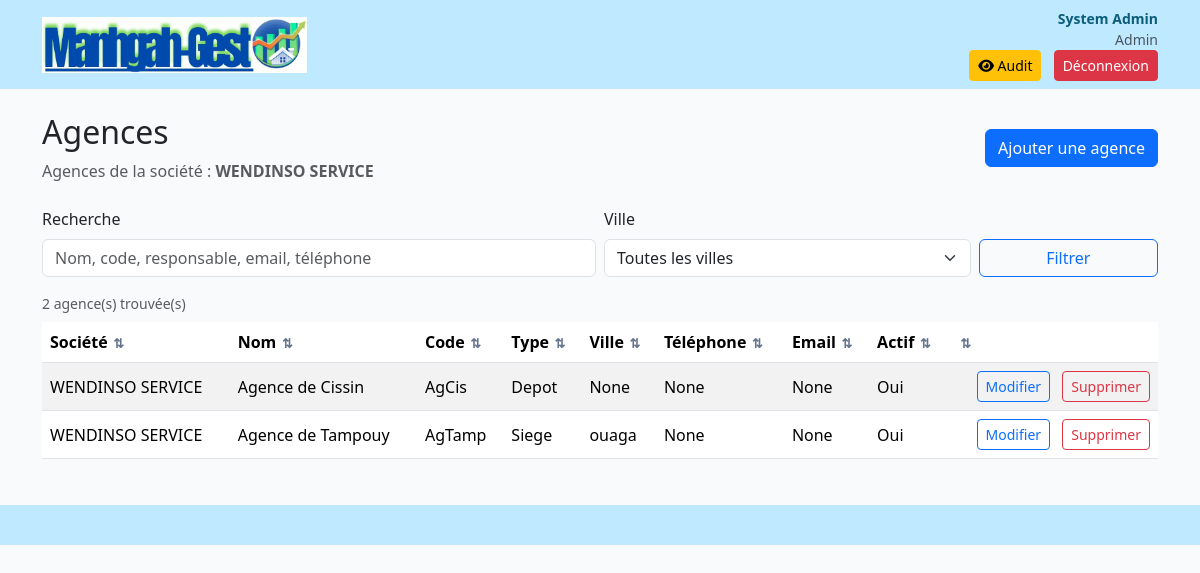
/agences/?societe=1 (signed in), run on the app's committed database.
### core/models.py (models this page shows, shortened)
class UtilisateurProfile(models.Model):
    user = models.OneToOneField('auth.User', on_delete=models.CASCADE, verbose_name='Compte auth')
    societe = models.ForeignKey(Societe, on_delete=models.PROTECT, verbose_name='Société')
    agence = models.ForeignKey(Agence, on_delete=models.SET_NULL, blank=True, null=True, verbose_name='Agence')
    role = models.ForeignKey(Role, on_delete=models.PROTECT, verbose_name='Rôle')
    nom = models.CharField(max_length=100, verbose_name='Nom')
    prenom = models.CharField(max_length=100, verbose_name='Prénom')
    email = models.EmailField(max_length=100, unique=True, verbose_name='Email')
    telephone = models.CharField(max_length=20, blank=True, null=True, verbose_name='Téléphone')
    photo = models.CharField(max_length=255, blank=True, null=True, verbose_name='Photo')
    actif = models.BooleanField(default=True, verbose_name='Actif')
    derniere_connexion = models.DateTimeField(blank=True, null=True, verbose_name='Dernière Connexion')
    date_creation = models.DateTimeField(auto_now_add=True, verbose_name='Date Création')
    date_modification = models.DateTimeField(auto_now=True, verbose_name='Date Modification')
    class Meta:
        verbose_name = 'Utilisateur'
        verbose_name_plural = 'Utilisateurs'
        ordering = ['nom', 'prenom']
        indexes = [
            models.Index(fields=['societe', 'agence', 'actif']),
        ]

class Role(models.Model):
    DIRECTION_CHOICES = [
        ('Direction Commerciale', 'Direction Commerciale'),
        ('Direction des Achats', 'Direction des Achats'),
        ('Direction des Ressources Humaines', 'Direction des Ressources Humaines'),
        ('Direction de la Production', 'Direction de la Production'),
        ('Direction Logistique & Stock', 'Direction Logistique & Stock'),
        ('Direction Informatique', 'Direction Informatique'),
        ('Direction Juridique', 'Direction Juridique'),
        ('Direction des Projets', 'Direction des Projets'),
    ]
    nom = models.CharField(max_length=50, unique=True, verbose_name='Nom du rôle')
    direction = models.CharField(max_length=50, choices=DIRECTION_CHOICES, blank=True, null=True, verbose_name='Direction')
    description = models.TextField(blank=True, null=True, verbose_name='Description')
    niveau_acces = models.IntegerField(default=1, verbose_name='Niveau d’accès')
    actif = models.BooleanField(default=True, verbose_name='Actif')
    created_at = models.DateTimeField(auto_now_add=True, verbose_name='Créé le')
    class Meta:
        verbose_name = 'Rôle'
        verbose_name_plural = 'Rôles'
        ordering = ['direction', 'niveau_acces', 'nom']
    def __str__(self):
        return self.nom

class Societe(models.Model):
    code_societe = models.CharField(max_length=20, unique=True, verbose_name='Code Société', db_index=True)
    raison_sociale = models.CharField(max_length=200, verbose_name='Raison Sociale')
    forme_juridique = models.CharField(max_length=50, blank=True, null=True, verbose_name='Forme Juridique')
    numero_registre = models.CharField(max_length=50, blank=True, null=True, verbose_name='Numéro Registre')
    numero_fiscal = models.CharField(max_length=50, blank=True, null=True, verbose_name='Numéro Fiscal')
    adresse = models.TextField(blank=True, null=True, verbose_name='Adresse')
    ville = models.CharField(max_length=100, blank=True, null=True, verbose_name='Ville')
    code_postal = models.CharField(max_length=20, blank=True, null=True, verbose_name='Code Postal')
    pays = models.CharField(max_length=100, default='Burkina Faso', verbose_name='Pays')
    telephone = models.CharField(max_length=20, blank=True, null=True, verbose_name='Téléphone')
    email = models.EmailField(blank=True, null=True, verbose_name='Email')
    site_web = models.CharField(max_length=200, blank=True, null=True, verbose_name='Site Web')
    logo = models.CharField(max_length=255, blank=True, null=True, verbose_name='Logo')
    actif = models.BooleanField(default=True, verbose_name='Actif', db_index=True)
    date_creation = models.DateTimeField(auto_now_add=True, verbose_name='Date Création')
    date_modification = models.DateTimeField(auto_now=True, verbose_name='Date Modification')
    class Meta:
        verbose_name = 'Société'
        verbose_name_plural = 'Sociétés'
        ordering = ['raison_sociale']
        indexes = [
            models.Index(fields=['code_societe']),
            models.Index(fields=['actif']),
        ]

class Agence(models.Model):
    AGENCE_TYPES = [
        ('Siege', 'Siège'),
        ('Succursale', 'Succursale'),
        ('Depot', 'Dépôt'),
    ]
    societe = models.ForeignKey(Societe, on_delete=models.CASCADE, verbose_name='Société')
    code = models.CharField(max_length=20, unique=True, verbose_name='Code agence')
    nom = models.CharField(max_length=150, verbose_name='Nom agence')
    type_agence = models.CharField(max_length=20, choices=AGENCE_TYPES, default='Succursale', verbose_name='Type d’agence')
    adresse = models.TextField(blank=True, null=True, verbose_name='Adresse')
    ville = models.CharField(max_length=100, blank=True, null=True, verbose_name='Ville')
    code_postal = models.CharField(max_length=20, blank=True, null=True, verbose_name='Code postal')
    telephone = models.CharField(max_length=20, blank=True, null=True, verbose_name='Téléphone')
    email = models.EmailField(blank=True, null=True, verbose_name='Email')
    responsable = models.CharField(max_length=200, blank=True, null=True, verbose_name='Responsable')
    actif = models.BooleanField(default=True, verbose_name='Actif')
    date_ouverture = models.DateField(blank=True, null=True, verbose_name='Date d’ouverture')
    created_at = models.DateTimeField(auto_now_add=True, verbose_name='Créé le')
    updated_at = models.DateTimeField(auto_now=True, verbose_name='Modifié le')
    class Meta:
        verbose_name = 'Agence'
        verbose_name_plural = 'Agences'
        ordering = ['nom']

### core/views.py (the view, shortened to what this page needs)
# urls.py: path('agences/', views.agence_list, name='agence_list'),
@login_required
def agence_list(request):
    societes = _get_accessible_societes(request.user)
    selected_societe_id = _get_selected_societe_id(request, societes)
    q = request.GET.get('q', '').strip()
    ville = request.GET.get('ville', '').strip()
    agences = Agence.objects.select_related('societe').all()
    selected_societe = None
    if selected_societe_id:
        selected_societe = get_object_or_404(Societe, pk=selected_societe_id)
        agences = agences.filter(societe_id=selected_societe_id)
    else:
        agences = agences.none()
    if ville:
        agences = agences.filter(ville__iexact=ville)
    villes = Agence.objects.exclude(ville__isnull=True).exclude(ville__exact='')
    if selected_societe_id:
        villes = villes.filter(societe_id=selected_societe_id)
    else:
        villes = villes.none()
    villes = villes.order_by('ville').values_list('ville', flat=True).distinct()
    return render(
        request,
        'core/agence_list.html',
        {
            'agences': agences,
            'selected_societe': selected_societe,
            'q': q,
            'selected_ville': ville,
            'villes': villes,
        },
    )

### core/views.py (called while the page is built)
def _get_accessible_societes(user):
    if not user.is_authenticated:
        return Societe.objects.none()
    if user.is_superuser:
        return Societe.objects.filter(actif=True).order_by('raison_sociale')
    try:
        profile = user.utilisateurprofile
    except UtilisateurProfile.DoesNotExist:
        return Societe.objects.none()
    return Societe.objects.filter(pk=profile.societe_id, actif=True).order_by('raison_sociale')

def _get_selected_societe_id(request, accessible_societes):
    raw_societe = request.GET.get('societe')
    if raw_societe and accessible_societes.filter(pk=raw_societe).exists():
        return int(raw_societe)
    return accessible_societes.values_list('id', flat=True).first()

### templates/core/agence_list.html (shortened to what this page needs)
{% extends 'core/base.html' %}
{% block content %}
  <div class="d-flex justify-content-between align-items-center mb-4">
    <div>
      <h2>Agences</h2>
      {% if selected_societe %}
        <p class="text-muted mb-0">Agences de la société : <strong>{{ selected_societe.raison_sociale }}</strong></p>
      {% else %}
        <p class="text-muted mb-0">Liste des agences et points de vente</p>
      {% endif %}
    </div>
    <a href="{% url 'agence_create' %}{% if selected_societe %}?societe={{ selected_societe.pk }}{% endif %}" class="btn btn-primary">Ajouter une agence</a>
  </div>
  <form method="get" class="row g-2 align-items-end mb-3">
    <div class="col-md-6">
      <label for="q" class="form-label">Recherche</label>
      <input id="q" name="q" class="form-control" placeholder="Nom, code, responsable, email, téléphone" value="{{ q }}">
    </div>
    <div class="col-md-4">
      <label for="ville" class="form-label">Ville</label>
      <select id="ville" name="ville" class="form-select">
        <option value="">Toutes les villes</option>
      </select>
    </div>
    <div class="col-md-2 d-grid">
      <button type="submit" class="btn btn-outline-primary">Filtrer</button>
    </div>
  </form>
  <div class="mb-2 text-muted small">
    {{ agences|length }} agence(s) trouvée(s)
  </div>
  <div class="table-responsive">
    <table class="table table-striped table-hover align-middle">
      <thead>
        <tr>
          <th>Société</th>
          <th>Nom</th>
          <th>Code</th>
          <th>Type</th>
          <th>Ville</th>
          <th>Téléphone</th>
          <th>Email</th>
          <th>Actif</th>
          <th></th>
        </tr>
      </thead>
      <tbody>
        {% for agence in agences %}
          <tr>
            <td>{{ agence.societe.raison_sociale }}</td>
            <td>{{ agence.nom }}</td>
            <td>{{ agence.code }}</td>
            <td>{{ agence.type_agence }}</td>
            <td>{{ agence.ville }}</td>
            <td>{{ agence.telephone }}</td>
            <td>{{ agence.email }}</td>
            <td>{% if agence.actif %}Oui{% else %}Non{% endif %}</td>
            <td class="text-end">
              <a href="{% url 'agence_update' agence.pk %}" class="btn btn-sm btn-outline-primary me-2">Modifier</a>
              <a href="{% url 'agence_delete' agence.pk %}" class="btn btn-sm btn-outline-danger js-delete-link">Supprimer</a>
            </td>
          </tr>
        {% empty %}
          <tr>
            <td colspan="9" class="text-center">Aucune agence enregistrée.</td>
          </tr>
        {% endfor %}
      </tbody>
    </table>
  </div>
{% endblock %}

### templates/core/base.html (shortened to what this page needs)
{% load static %}
<!doctype html>
<html lang="fr">
  <head>
    <link href="https://cdn.jsdelivr.net/npm/bootstrap@5.3.2/dist/css/bootstrap.min.css" rel="stylesheet">
    <link href="https://cdnjs.cloudflare.com/ajax/libs/font-awesome/6.4.0/css/all.min.css" rel="stylesheet">
    <link rel="stylesheet" href="{% static 'css/style.css' %}">
  </head>
  <body {% if request.GET.standalone == '1' %}class="standalone-layout"{% endif %}>
    <div class="topbar bg-lightblue py-2">
      <div class="container d-flex align-items-center justify-content-between">
        <div class="d-flex align-items-center">
          <div class="logo me-3">
            <img src="{% static 'img/logo.png' %}" alt="Manhgah-Gest"
                 style="height:56px; width:auto; display:block;"
                 onerror="this.style.display='none'; this.nextElementSibling.style.display='inline'">
          </div>
        </div>
        <div class="text-end">
          {% if user.is_authenticated %}
            {% if user.utilisateurprofile.prenom %}
              <span class="small fw-bold d-block" style="color:#0b5d7a;">{{ user.utilisateurprofile.prenom }} {{ user.utilisateurprofile.nom }}</span>
              <span class="small text-muted d-block">{{ user.utilisateurprofile.role }}</span>
            {% else %}
              <span class="small fw-bold d-block" style="color:#0b5d7a;">{{ user.username }}</span>
            {% endif %}
            {% if user.is_superuser %}
              <a href="{% url 'activity_log' %}" class="btn btn-sm btn-warning me-2">
                <i class="fa-solid fa-eye"></i> Audit
              </a>
            {% endif %}
            <a href="{% url 'logout' %}" class="btn btn-sm btn-danger">Déconnexion</a>
          {% else %}
            <a href="{% url 'login' %}" class="btn btn-sm btn-primary">Connexion</a>
          {% endif %}
        </div>
      </div>
    </div>
    <main class="{% if request.GET.standalone == '1' %}container-fluid px-3 px-md-4 py-4{% else %}container my-4{% endif %}">
      {% block content %}{% endblock %}
    </main>
    {% if request.GET.standalone != '1' %}
    <footer class="footerbar bg-lightblue">
      <div class="container">&nbsp;</div>
    </footer>
    {% endif %}
  </body>
</html>

### static/css/style.css (style rules this page uses)
:root { --purple:#7c3aed }
:root { --purple:#7c3aed; --lightblue:#bfe9ff; --teal:#0ea5a4; --green:#16a34a; --red:#ef4444; --yellow:#f59e0b; --blue:#06b6d4 }
body { background:#f8fafc }
.topbar { background:var(--lightblue); }
.logo { font-weight:700;color:#0b5d7a }
.footerbar { height:40px;background:var(--lightblue);margin-top:30px }

### templates/core/base.html (style rules this page uses)
.table-sortable thead th.sortable-col { cursor: pointer; user-select: none; white-space: nowrap; }

### data on the page
Societe: raison_sociale "WENDINSO SERVICE"
Agence: societe.raison_sociale "WENDINSO SERVICE", nom "Agence de Cissin", code "AgCis", type_agence "Depot", ville "None", telephone "None", email "None", actif "Oui"
Agence: societe.raison_sociale "WENDINSO SERVICE", nom "Agence de Tampouy", code "AgTamp", type_agence "Siege", ville "ouaga", telephone "None", email "None", actif "Oui"

### other printed values
{{ user.utilisateurprofile.prenom }} "System"
{{ user.utilisateurprofile.nom }} "Admin"
{{ user.utilisateurprofile.role }} "Admin"
{{ agences|length }} "2"
